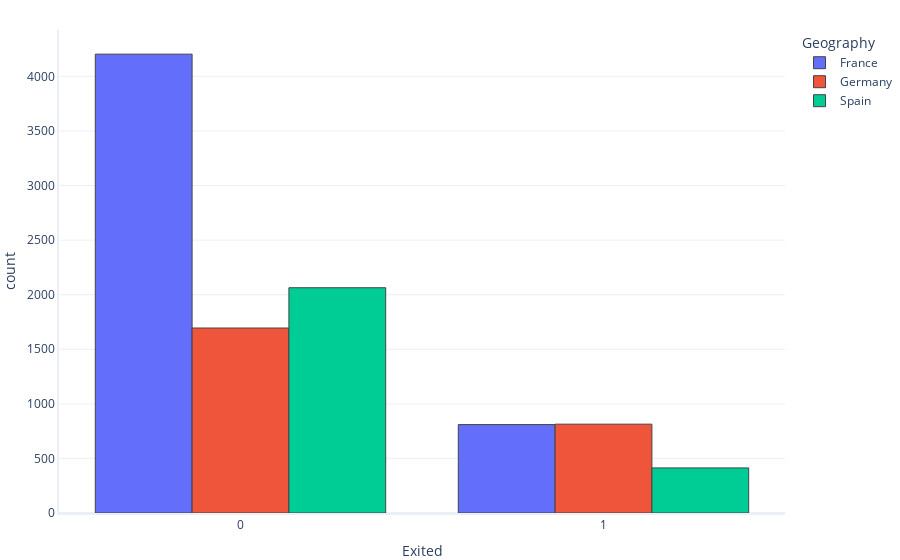

Notebook code cell kept with this figure:
### Code cell
rg.multiple_histogram(df, 'Exited', 'Geography')

### Figure 1 — Plotly figure (JSON) as saved in the notebook; plotly's stock layout.template omitted (floating-point values rounded to 4 significant figures; data arrays with more than 128 entries replaced by an {"elided": "..."} marker saying what was removed)
{"data": [{"histfunc": "count", "name": "France", "type": "histogram", "x": {"elided": "5014 int values"}}, {"histfunc": "count", "name": "Germany", "type": "histogram", "x": {"elided": "2509 int values"}}, {"histfunc": "count", "name": "Spain", "type": "histogram", "x": {"elided": "2477 int values"}}], "layout": {"legend": {"title": {"text": "Geography"}}, "xaxis": {"title": {"text": "Exited"}}, "yaxis": {"title": {"text": "count"}}}}
